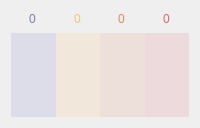
      <widget class="QWidget" name="cspr_page">
       <layout class="QVBoxLayout" name="verticalLayout_3">
        <item>
         <widget class="QFrame" name="csprContainer">
          <property name="styleSheet">
           <string notr="true">QSpinBox {
background:transparent;
border:none;
}</string>
          </property>
          <layout class="QGridLayout" name="gridLayout_3">
           <property name="leftMargin">
            <number>0</number>
           </property>
           <property name="topMargin">
            <number>0</number>
           </property>
           <property name="rightMargin">
            <number>0</number>
           </property>
           <property name="bottomMargin">
            <number>0</number>
           </property>
           <property name="horizontalSpacing">
            <number>0</number>
           </property>
           <item row="1" column="0">
            <widget class="QSlider" name="calm_slider">
             <property name="sizePolicy">
              <sizepolicy hsizetype="Expanding" vsizetype="Expanding">
               <horstretch>0</horstretch>
               <verstretch>0</verstretch>
              </sizepolicy>
             </property>
             <property name="statusTip">
              <string/>
             </property>
             <property name="styleSheet">
              <string notr="true">
/* ///////////////////////////////////////////////////////////////
QToolTip
/////////////////////////////////////////////////////////////// */
QToolTip {
    background: rgba(23,23,23, 150);
    border: 1px solid rgb(125,123,202);
    border-radius: 5px; 
    padding:4px; 
    text-align: left;
    color: rgb(125,123,202);
}
/* ////////////////////////////////////////////////////////////////////////
calm slider
//////////////////////////////////////////////////////////////////////// */
QSlider::handle:vertical {
background:rgb(123,123,199);}
QSlider::handle:vertical:hover {background:rgb(153,153,229);}
QSlider::handle:vertical:pressed {background:rgb(103,103,179);}
QSlider::groove:vertical:hover {background:rgba(123,123,199,0.35);}
QSlider::groove:vertical {background:rgba(123,123,199,0.15);}</string>
             </property>
             <property name="maximum">
              <number>10</number>
             </property>
             <property name="invertedAppearance">
              <bool>false</bool>
             </property>
             <property name="invertedControls">
              <bool>false</bool>
             </property>
             <property name="tickPosition">
              <enum>QSlider::NoTicks</enum>
             </property>
            </widget>
           </item>
           <item row="1" column="2">
            <widget class="QSlider" name="pain_slider">
             <property name="sizePolicy">
              <sizepolicy hsizetype="Expanding" vsizetype="Expanding">
               <horstretch>0</horstretch>
               <verstretch>0</verstretch>
              </sizepolicy>
             </property>
             <property name="statusTip">
              <string/>
             </property>
             <property name="styleSheet">
              <string notr="true">
/* ///////////////////////////////////////////////////////////////
QToolTip
/////////////////////////////////////////////////////////////// */
QToolTip {
    background: rgba(23,23,23, 150);
    border: 1px solid rgb(223,134,93);
    border-radius: 5px; 
    padding:4px; 
    text-align: left;
    color: rgb(223,134,93);
}
/* Pain Slider */
QSlider::handle:vertical {
background:rgb(229,133,98);}
QSlider::handle:vertical:hover {background:rgb(255,163,128);}
QSlider::handle:vertical:pressed {background:rgb(209,113,78);}
QSlider::groove:vertical:hover {background:rgba(229,133,98,0.35);}
QSlider::groove:vertical {background:rgba(229,133,98,0.15);}</string>
             </property>
             <property name="maximum">
              <number>10</number>
             </property>
             <property name="invertedAppearance">
              <bool>false</bool>
             </property>
             <property name="invertedControls">
              <bool>false</bool>
             </property>
             <property name="tickPosition">
              <enum>QSlider::NoTicks</enum>
             </property>
            </widget>
           </item>
           <item row="1" column="1">
            <widget class="QSlider" name="stress_slider">
             <property name="sizePolicy">
              <sizepolicy hsizetype="Expanding" vsizetype="Expanding">
               <horstretch>0</horstretch>
               <verstretch>0</verstretch>
              </sizepolicy>
             </property>
             <property name="statusTip">
              <string/>
             </property>
             <property name="styleSheet">
              <string notr="true">
/* ///////////////////////////////////////////////////////////////
QToolTip
/////////////////////////////////////////////////////////////// */
QToolTip {
    background: rgba(23,23,23, 150);
    border: 1px solid rgb(249,195,94);
    border-radius: 5px; 
    padding:4px; 
    text-align: left;
    color: rgb(249,195,94);
}
/* ////////////////////////////////////////////////////////////////////////
stress slider
//////////////////////////////////////////////////////////////////////// */
QSlider::handle:vertical {
background:rgb(254,195,105);}
QSlider::handle:vertical:hover {background:rgb(255,225,135);}
QSlider::handle:vertical:pressed {background:rgb(234,175,85);}
QSlider::groove:vertical:hover {background:rgba(254,195,105,0.35);}
QSlider::groove:vertical {background:rgba(254,195,105,0.15);}
</string>
             </property>
             <property name="maximum">
              <number>10</number>
             </property>
             <property name="invertedAppearance">
              <bool>false</bool>
             </property>
             <property name="invertedControls">
              <bool>false</bool>
             </property>
             <property name="tickPosition">
              <enum>QSlider::NoTicks</enum>
             </property>
            </widget>
           </item>
           <item row="1" column="3">
            <widget class="QSlider" name="rage_slider">
             <property name="sizePolicy">
              <sizepolicy hsizetype="Expanding" vsizetype="Expanding">
               <horstretch>0</horstretch>
               <verstretch>0</verstretch>
              </sizepolicy>
             </property>
             <property name="toolTip">
              <string>&lt;html&gt;&lt;head/&gt;&lt;body&gt;&lt;p&gt;Rage&lt;/p&gt;&lt;/body&gt;&lt;/html&gt;</string>
             </property>
             <property name="statusTip">
              <string/>
             </property>
             <property name="styleSheet">
              <string notr="true">
/* ///////////////////////////////////////////////////////////////
QToolTip
/////////////////////////////////////////////////////////////// */
QToolTip {
    background: rgba(23,23,23, 150);
    border: 1px solid rgb(220,99,108);
    border-radius: 5px; 
    padding:4px; 
    text-align: left;
    color: rgb(220,99,108);
}
/* ////////////////////////////////////////////////////////////////////////
rage slider
//////////////////////////////////////////////////////////////////////// */
#rage_slider::handle:vertical {
background:rgb(229,100,111);}
#rage_slider::handle:vertical:hover {background:rgb(255,130,141);}
#rage_slider::handle:vertical:pressed {background:rgb(209,80,91);}
#rage_slider::groove:vertical:hover {background:rgba(229,100,111,0.35);}
#rage_slider::groove:vertical {background:rgba(229,100,111,0.15);}</string>
             </property>
             <property name="maximum">
              <number>10</number>
             </property>
            </widget>
           </item>
           <item row="0" column="3">
            <widget class="QSpinBox" name="rage_spinbox">
             <property name="toolTip">
              <string>&lt;html&gt;&lt;head/&gt;&lt;body&gt;&lt;p&gt;Rage&lt;/p&gt;&lt;/body&gt;&lt;/html&gt;</string>
             </property>
             <property name="styleSheet">
              <string notr="true">
/* ///////////////////////////////////////////////////////////////
QToolTip
/////////////////////////////////////////////////////////////// */
QToolTip {
    background: rgba(23,23,23, 150);
    border: 1px solid rgb(220,99,108);
    border-radius: 5px; 
    padding:4px; 
    text-align: left;
    color: rgb(220,99,108);
}
/* ////////////////////////////////////////////////////////////////////////
rage spinbox
 //////////////////////////////////////////////////////////////////////// */
#rage_spinbox {background:transparent;color:rgb(229,100,111);}
#rage_spinbox:hover {color: rgb(255,160,171);}
#rage_spinbox:focus {color: rgb(255,130,141);}</string>
             </property>
             <property name="alignment">
              <set>Qt::AlignCenter</set>
             </property>
             <property name="buttonSymbols">
              <enum>QAbstractSpinBox::NoButtons</enum>
             </property>
             <property name="maximum">
              <number>10</number>
             </property>
            </widget>
           </item>
           <item row="0" column="2">
            <widget class="QSpinBox" name="pain_spinbox">
             <property name="toolTip">
              <string>&lt;html&gt;&lt;head/&gt;&lt;body&gt;&lt;p&gt;Pain&lt;/p&gt;&lt;/body&gt;&lt;/html&gt;</string>
             </property>
             <property name="styleSheet">
              <string notr="true">
/* ///////////////////////////////////////////////////////////////
QToolTip
/////////////////////////////////////////////////////////////// */
QToolTip {
    background: rgba(23,23,23, 150);
    border: 1px solid rgb(223,134,93);
    border-radius: 5px; 
    padding:4px; 
    text-align: left;
    color: rgb(223,134,93);
}

#pain_spinbox {color:rgb(229,133,98);}
#pain_spinbox:hover {color: rgb(255,193,158);}
#pain_spinbox:focus {color: rgb(255,163,128);}
</string>
             </property>
             <property name="alignment">
              <set>Qt::AlignCenter</set>
             </property>
             <property name="buttonSymbols">
              <enum>QAbstractSpinBox::NoButtons</enum>
             </property>
             <property name="maximum">
              <number>10</number>
             </property>
            </widget>
           </item>
           <item row="0" column="1">
            <widget class="QSpinBox" name="stress_spinbox">
             <property name="toolTip">
              <string>&lt;html&gt;&lt;head/&gt;&lt;body&gt;&lt;p&gt;Stress&lt;/p&gt;&lt;/body&gt;&lt;/html&gt;</string>
             </property>
             <property name="styleSheet">
              <string notr="true">
/* ///////////////////////////////////////////////////////////////
QToolTip
/////////////////////////////////////////////////////////////// */
QToolTip {
    background: rgba(23,23,23, 150);
    border: 1px solid rgb(249,195,94);
    border-radius: 5px; 
    padding:4px; 
    text-align: left;
    color: rgb(249,195,94);
}
/* ////////////////////////////////////////////////////////////////////////
Stress
//////////////////////////////////////////////////////////////////////// */
#stress_spinbox {background:transparent;color:rgb(254,195,105);}
#stress_spinbox:hover {color: rgb(255,255,165);}
#stress_spinbox:focus {color: rgb(255,225,135); }</string>
             </property>
             <property name="alignment">
              <set>Qt::AlignCenter</set>
             </property>
             <property name="buttonSymbols">
              <enum>QAbstractSpinBox::NoButtons</enum>
             </property>
             <property name="accelerated">
              <bool>true</bool>
             </property>
             <property name="maximum">
              <number>10</number>
             </property>
            </widget>
           </item>
           <item row="0" column="0">
            <widget class="QSpinBox" name="calm_spinbox">
             <property name="toolTip">
              <string>&lt;html&gt;&lt;head/&gt;&lt;body&gt;&lt;p&gt;Calm&lt;/p&gt;&lt;/body&gt;&lt;/html&gt;</string>
             </property>
             <property name="styleSheet">
              <string notr="true">
/* ///////////////////////////////////////////////////////////////
QToolTip
/////////////////////////////////////////////////////////////// */
QToolTip {
    background: rgba(23,23,23, 150);
    border: 1px solid rgb(125,123,202);
    border-radius: 5px; 
    padding:4px; 
    text-align: left;
    color: rgb(125,123,202);
}
#calm_spinbox{color:rgb(123,123,199);}
#calm_spinbox:hover {color: rgb(183,183,255);}
#calm_spinbox:focus {color: rgb(153,153,229);}
</string>
             </property>
             <property name="alignment">
              <set>Qt::AlignCenter</set>
             </property>
             <property name="buttonSymbols">
              <enum>QAbstractSpinBox::NoButtons</enum>
             </property>
             <property name="maximum">
              <number>10</number>
             </property>
            </widget>
           </item>
          </layout>
         </widget>
        </item>
       </layout>
      </widget>
